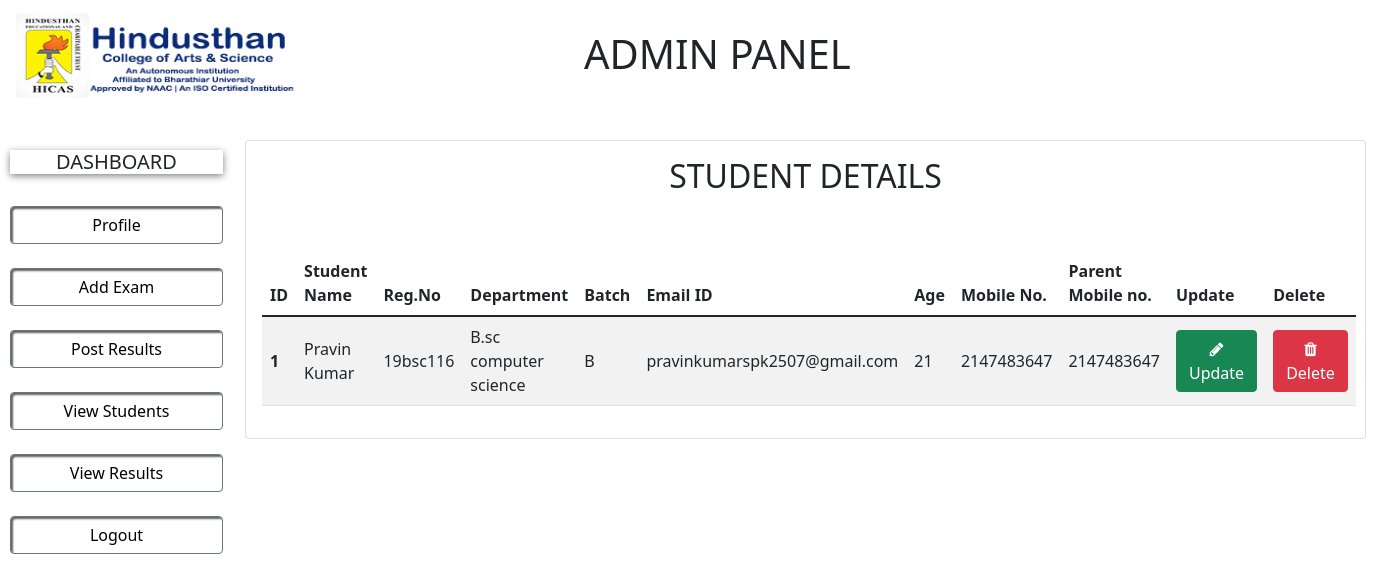
The page /view-stud.php (signed in) on the database its author committed.
### tables this page shows
CREATE TABLE `student` (
  `id` int(11) NOT NULL,
  `Name` varchar(255) NOT NULL,
  `Reg_no` varchar(255) NOT NULL,
  `Department` varchar(255) NOT NULL,
  `Batch` varchar(255) NOT NULL,
  `Age` int(11) NOT NULL,
  `Number` int(11) NOT NULL,
  `Pnumber` int(11) NOT NULL,
  `Email` varchar(255) NOT NULL
);

### view-stud.php (the view, shortened to what this page needs)
<!DOCTYPE html>
<html lang="en">
<head>
    <link href="https://cdn.jsdelivr.net/npm/bootstrap@5.1.3/dist/css/bootstrap.min.css" rel="stylesheet">
    <link rel="stylesheet" href="https://cdnjs.cloudflare.com/ajax/libs/font-awesome/4.7.0/css/font-awesome.min.css">
</head>
<body>
    <section id="navigation-bar">
        <nav id="nav-menu" class="navbar navbar-expand-lg  ">
            <div class="container-fluid">
                <a class="navbar-brand" href="#"><img src="img/Hicas-logo.jpg" height="90px" width="306px" alt=""></a>
                <div class="collapse navbar-collapse" id="demo">
                    <h1>ADMIN PANEL</h1>
                </div>
            </div>
        </nav>
    </section>
    <br>
    <section id="side-nav">
        <div class="container-fluid">
            <div class="row flex-nowrap">
                <div id="side-bar" class="col-md-2 side-nav ">
                    <h5 style="box-shadow: 0px 2px 7px grey;" class="text-center">DASHBOARD</h5>
                    <br>
                    <button class="btn btn-outline-secondary"><a href="staff_home.php"> Profile</a></button> <br>
                    <button class=" btn  btn-outline-secondary "> <a href="add_exam.php">Add Exam </a> </button> <br>
                    <button class="btn  btn-outline-secondary"> <a href="post-result.php"> Post Results </a> </button> <br>
                    <button class="btn  btn-outline-secondary"> <a href="view-stud.php"> View Students </a> </button> <br>
                    <button class=" btn btn-outline-secondary"> <a href="view-reult.php"> View Results </a> </button> <br>
                    <button class="btn  btn-outline-secondary"> <a href="staff-logout.php"> Logout </a> </button> <br>
                    <br>
                </div>
                <form class=" row flex-nowrap" method="post" action="">
                    <div class="col-md-10">
                    <div class="card px-3 py-3">
<h2 style="text-align: center;" >STUDENT DETAILS</h2> <br>  <br>
  <table class="table align-middle table-striped table-hover">
    <thead>
      <tr>
        <th >ID</th>
        <th > Student Name</th>
        <th >Reg.No</th>
        <th> Department</th>
        <th> Batch </td>
        <th> Email ID </td>
        <th> Age </td>
        <th> Mobile No. </td>
        <th> Parent Mobile no.</td>
        <th> Update </td>
        <th> Delete </td>
      </tr>
    </thead>
    <?php
             $con=mysqli_connect('localhost','root','','college');
             $sql="select * from student";
            $result= mysqli_query($con,$sql);
            if($result){
             while($row = mysqli_fetch_assoc($result)){
                $id=$row['id'];
                $Sname=$row['Name'];
                 $regno=$row['Reg_no'];
                 $dpt=$row['Department'];
                 $batch=$row['Batch'];
                 $email=$row['Email'];
                 $age=$row['Age'];
                 $num=$row['Number'];
                 $pnum=$row['Pnumber'];
                echo"
                <tr>
                <th>$id</th>
                <td>$Sname</td>
                <td>$regno</td>
                <td>$dpt</td>
                <td>$batch</td>
                <td>$email</td>
                <td>$age</td>
                <td>$num</td>
                <td>$pnum</td>
                <td>
                <button class='btn btn-success' >
                <a class='text-white text-decoration-none' href='update-student.php? update-id=$id'><i class='fa fa-pencil'></i> Update</a>
                </button>
              </td>
              <td>
              <button class='btn btn-danger' >
              <a  class='text-white text-decoration-none' href='delete-stud.php? deleteid=$id'><i class='fa fa-trash'></i> Delete</a>
              </button>
            </td>
          </tr>
                 </tr>";
             }
            }
        ?>
</table>
</div>
</div>
                    </div>
            </div>
    </section>
</body>
</html>

### view-stud.php (style rules this page uses)
#demo { margin-left: 250px; }
#side-bar { display: flex; flex-direction: column; overflow: scroll; padding: 10px; height: 600px; }
.side-nav { scroll-behavior: smooth; }
#side-bar button { box-shadow: inset 2px 2px 2px rgb(99, 97, 97); }
#side-bar button a { text-decoration: none; color: black; }

### rows shown on the page
student: id "1", Name "Pravin Kumar", Reg_no "19bsc116", Department "B.sc computer science", Batch "B", Email "pravinkumarspk2507@gmail.com", Age "21", Number "2147483647", Pnumber "2147483647"
